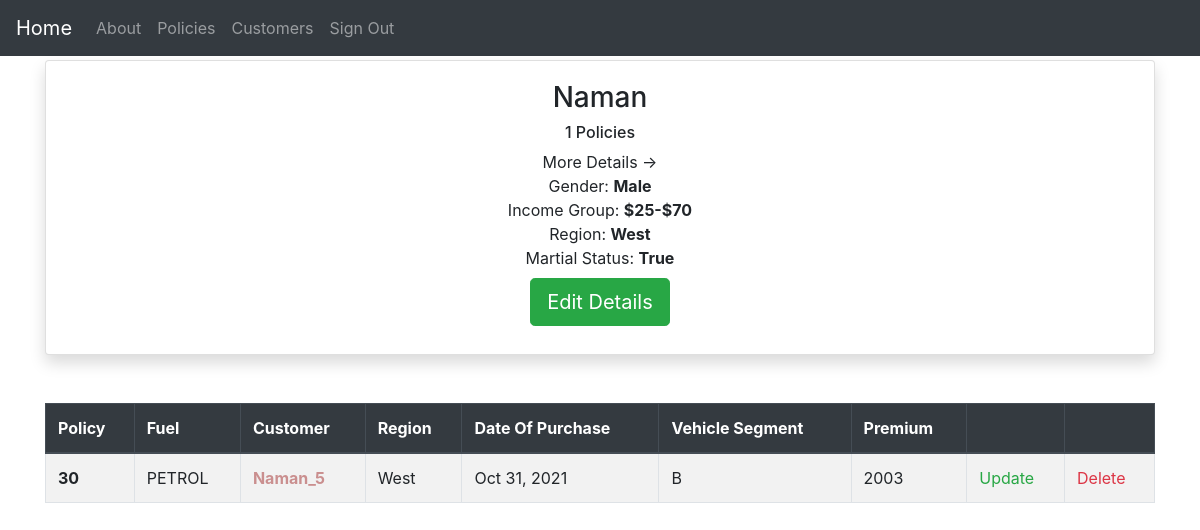
/customers/5 (signed in), run on an earlier commit of the app's database.
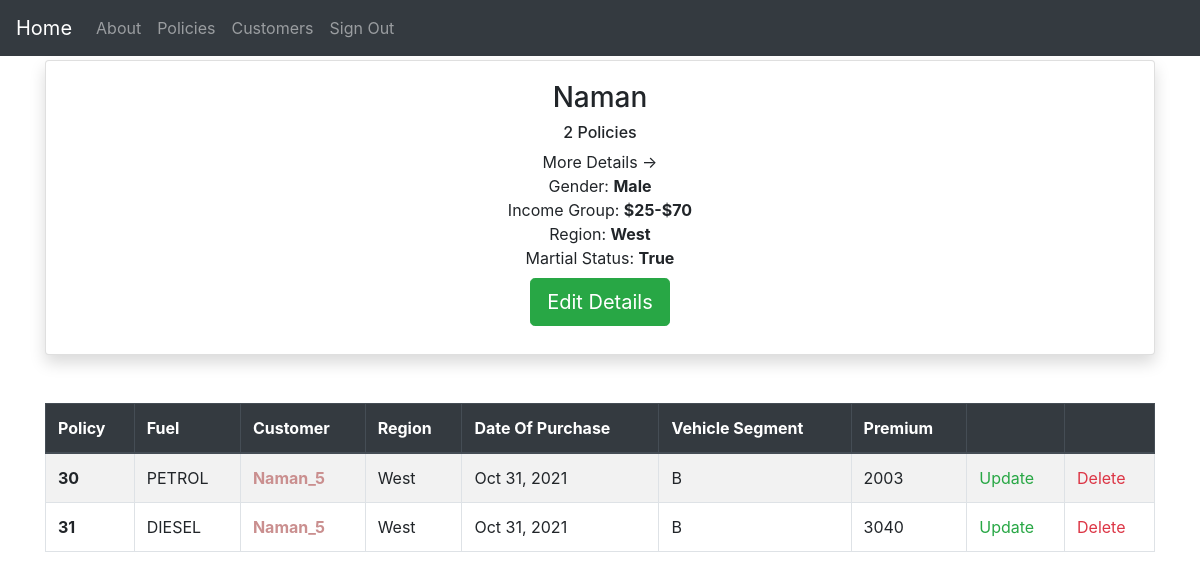
And on a later commit of the database.
### insurance/base/models.py (models this page shows, shortened)
class BaseModel(models.Model):
    created_at = models.DateTimeField(auto_now_add=True)
    updated_at = models.DateTimeField(auto_now=True)
    class Meta:
        abstract = True

class Customer(BaseModel):
    GENDER_CHOICES = (
        ("Male", "Male"),
        ("Female", "Female"),
        ("Other", "Other"),
    )
    INCOME_CHOICES = (
        ("0-25k", "0-$25k"),
        (">$70", ">$70K"),
        ("$25-$70", "$25-$70K"),
    )
    REGION_CHOICES = (
        ("east", "east"),
        ("west", "west"),
        ("south", "south"),
        ("north", "north"),
    )
    name = models.CharField(max_length=50)
    gender = models.CharField(max_length=50, choices=GENDER_CHOICES)
    income_group = models.CharField(max_length=50, choices=INCOME_CHOICES)
    region = models.CharField(max_length=50, choices=REGION_CHOICES)
    marital_status = models.BooleanField(default=False)
    class Meta:
        verbose_name = "Customer"
        verbose_name_plural = "Customers"
    def __str__(self):
        return f"{self.name}_{self.id}"

class Policy(BaseModel):
    FUEL_CHOICES = (
        ("CNG", "cng"),
        ("DIESEL", "diesel"),
        ("PETROL", "petrol"),
    )
    VEHICLE_SEGMENT = (
        ("A", "A"),
        ("B", "B"),
        ("C", "C"),
    )
    fuel = models.CharField(max_length=50, choices=FUEL_CHOICES)
    customer = models.ForeignKey(
        Customer, related_name="policies", on_delete=models.CASCADE
    )
    vehicle_segment = models.CharField(max_length=50, choices=VEHICLE_SEGMENT)
    premium = models.IntegerField(
        validators=[MinValueValidator(0), MaxValueValidator(100000)]
    )
    class Meta:
        verbose_name = "Policy"
        verbose_name_plural = "Policies"
        ordering = ("created_at",)

### insurance/base/views.py (the view)
# urls.py: path("customers/<str:pk>", view=customer_detail, name="customerDetail"),
@login_required(login_url="account_login")
def customer_detail(request, pk):
    customer = Customer.objects.get(id=pk)
    policies = customer.policies.all()
    context = {
        "customer": customer,
        "policies": policies,
    }
    return render(request, "customer/detail.html", context)

### insurance/utils/context_processors.py (called while the page is built)
def settings_context(_request):
    return {"DEBUG": settings.DEBUG}

### insurance/templates/customer/detail.html (shortened to what this page needs)
{% extends "base.html" %}
{% block content %}
<div class="card shadow li-3 mb-5 bg-white rounded">
  <div class="card-body text-center ">
    <h3>
      {{customer.name|title}}
    </h3>
    <h6>{{policies.count}} Policies</h6>
    <ul>More Details ->
      <li>Gender: <span class="font-weight-bold"> {{customer.gender|title}}</span></li>
      <li>Income Group: <span class="font-weight-bold">{{customer.income_group}}</span></li>
      <li>Region: <span class="font-weight-bold"> {{customer.region|title}}</span></li>
      <li>Martial Status: <span class="font-weight-bold">{{customer.marital_status|title}}</span></li>
    </ul>
    <a href="{% url "base:updateCustomer" customer.id %}" class="btn btn-success btn-lg my-2" role="button"
      aria-disabled="true">Edit Details</a>
  </div>
</div>
{% include "policy/policy_table.html" %}
{% endblock %}

### insurance/templates/policy/policy_table.html (shortened to what this page needs)
<table class="table table-bordered table-striped">
  <thead class="thead-dark">
    <tr>
      <th scope="col"><a href="?order_by=id">Policy</a></th>
      <th scope="col"><a href="?order_by=fuel">Fuel</a></th>
      <th scope="col"><a href="?order_by=customer">Customer</a></th>
      <th scope="col"><a href="#">Region</a></th>
      <th scope="col"><a href="?order_by=created_at">Date Of Purchase</a></th>
      <th scope="col"><a href="?order_by=vehicle_segment">Vehicle Segment</a></th>
      <th scope="col"><a href="?order_by=premium">Premium</a></th>
      <th scope="col"></th>
      <th scope="col"></th>
    </tr>
  </thead>
  <tbody>
    {% for policy in policies %}
    <tr>
      <th scope="row">{{ policy.id }}</th>
      <td>{{policy.fuel}}</td>
      <td class="font-weight-bold">
        <a href="{% url "base:customerDetail" policy.customer.id %}">
          {{policy.customer}}
        </a>
      </td>
      <td>{{policy.customer.region|title }}</td>
      <td>{{policy.created_at | date:"M d, Y" }}</td>
      <td>{{policy.vehicle_segment}}</td>
      <td>{{policy.premium}}</td>
      <td>
        <a href="{% url "base:updatePolicy" policy.id %}" class="text-success">Update</a>
      </td>
      <td>
        <a href="{% url "base:deletePolicy" policy.id %}" class="text-danger">Delete</a>
      </td>
    </tr>
    {% endfor %}
  </tbody>
</table>

What changed in the data, as far as the page shows it:
computed for Customer "Naman": count "1" → "2"
added Policy: id "31", fuel "DIESEL", customer "Naman_5", customer.region "West", created_at "Oct 31, 2021", vehicle_segment "B", premium "3040"
